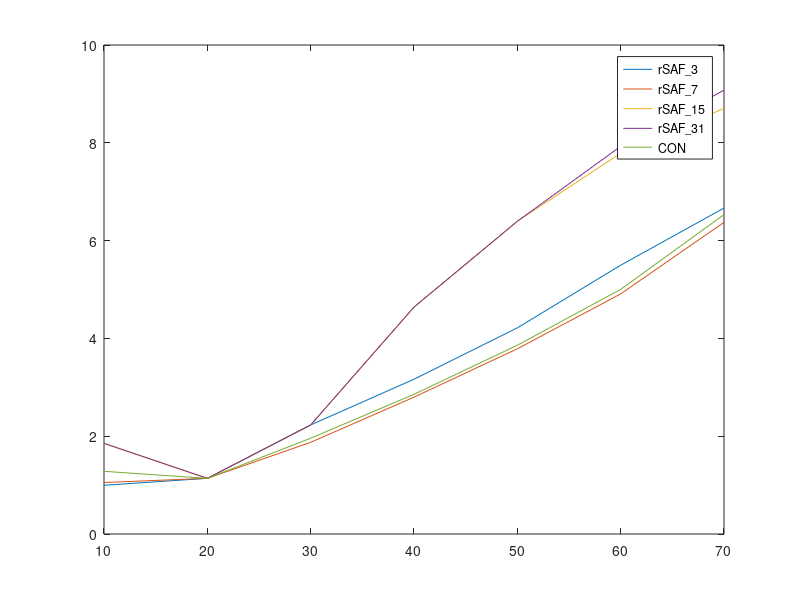

The MATLAB script that drew this image:
con = [1.282086519	1.138253166	1.958505032	2.857186622	3.860127988	5.002643982	6.531549716];
rsaf_3 = [0.996277564	1.138250613	2.230446533	3.164939003	4.215391136	5.496913176	6.665548313];
rsaf_7 = [1.052729597	1.138251217	1.874515083	2.798633103	3.787416284	4.909841978	6.374029768];
rsaf_15 = [1.853596493	1.13825116	2.230450894	4.639718504	6.395096988	7.787927038	8.702043497];
rsaf_31 = [1.853600641	1.138251158	2.230450857	4.639717901	6.395089009	7.927346877	9.076571933];

%%
num_syn = [3 7 15 31];

axis_ = 1:1:7;

figure;
plot(axis_*1e1,rsaf_3); hold on;
plot(axis_*1e1,rsaf_7);
plot(axis_*1e1,rsaf_15);
plot(axis_*1e1,rsaf_31);
plot(axis_*1e1,con); hold off;

legend('rSAF_3','rSAF_7','rSAF_15','rSAF_31','CON','Interpreter','none');